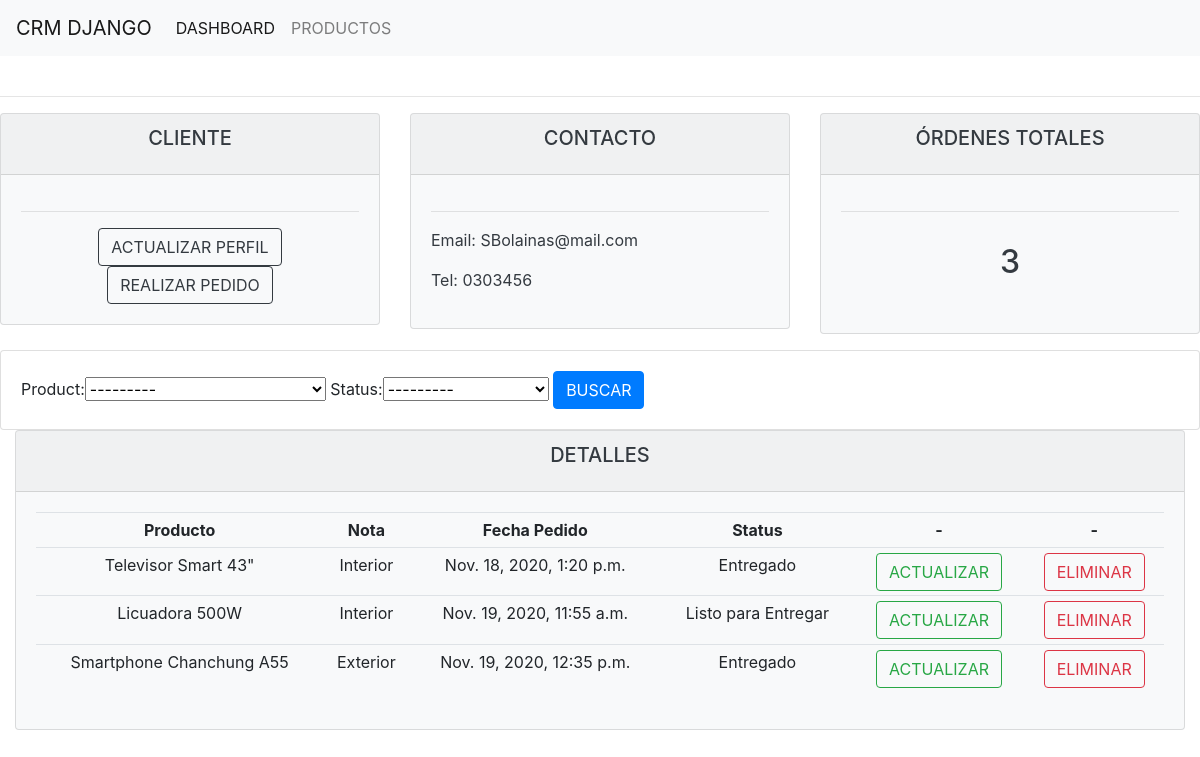
The app's page /customer/1/ with its own data.
### accounts/models.py (models this page shows, shortened)
class Customer(models.Model):
	name = models.CharField(max_length=200, null=True)
	phone = models.CharField(max_length=200, null=True)
	email = models.CharField(max_length=200, null=True)
	date_created = models.DateTimeField(auto_now_add=True, null=True)

class Order(models.Model):
	STATUS = (
			('Pendiente', 'Pendiente'),
			('Listo para Entregar', 'Listo para Entregar'),
			('Entregado', 'Entregado'),
			)
	customer = models.ForeignKey(Customer, null=True, on_delete= models.SET_NULL)
	product = models.ForeignKey(Product, null=True, on_delete= models.SET_NULL)
	date_created = models.DateTimeField(auto_now_add=True, null=True)
	status = models.CharField(max_length=200, null=True, choices=STATUS)
	note = models.CharField(max_length=1000, null=True)

class Product(models.Model):
	CATEGORY = (
			('Interior', 'Interior'),
			('Exterior', 'Exterior'),
			)
	name = models.CharField(max_length=200, null=True)
	price = models.FloatField(null=True)
	category = models.CharField(max_length=200, null=True, choices=CATEGORY)
	description = models.CharField(max_length=200, null=True, blank=True)
	date_created = models.DateTimeField(auto_now_add=True, null=True)
	tags = models.ManyToManyField(Tag)
	def __str__(self):
		return self.name

### accounts/views.py (the view)
# urls.py: path('customer/<str:pk>/', views.customer, name='customer'),
def customer(request,pk):
    customer = Customer.objects.get(id=pk)
    customer_order = customer.order_set.all()
    order_count = customer_order.count()
    myFilter = OrderFilter(request.GET, queryset=customer_order)
    customer_order = myFilter.qs
    context = {'customer':customer, 'customer_order':customer_order, 'order_count':order_count, 'myFilter':myFilter}
    return render(request, 'accounts/customer.html', context)

### accounts/templates/accounts/customer.html
{% extends 'accounts/main.html' %}
{% block content %}
<div class="main">
    <div class="row">
        <div class="col-md">
            <div class="card text-center text-dark bg-light  mb-3">
                  <div class="card-header">
                      <h5 class="card-title">CLIENTE</h5>
                  </div>
                  <div class="card-body">
                        <hr>
                        <td><a href="" type="button" class="btn btn-outline-dark">ACTUALIZAR PERFIL</a></td>
                        <td><a href="{% url 'create_order' customer.id %}" type="button" class="btn btn-outline-dark">REALIZAR PEDIDO</a></td>
                  </div>
            </div>
        </div>
        <div class="col-md">
            <div class="card text-center text-dark bg-light  mb-3">
                  <div class="card-header">
                      <h5 class="card-title">CONTACTO</h5>
                  </div>
                  <div class="card-body text-left">
                        <hr>
                        <p>Email: {{customer.email}}</p>
			            <p>Tel: {{customer.phone}}</p>
                  </div>
            </div>
        </div>
        <div class="col-md">
            <div class="card text-center text-dark bg-light  mb-3">
                <div class="card-header">
                    <h5 class="card-title">ÓRDENES TOTALES</h5>
                </div>
                <div class="card-body">
                    <hr>
                    <h1 style="text-align: center;padding: 10px">{{order_count}}</h1>
                </div>
            </div>
        </div>
    </div>
    <div class="row">
        <div class="col">
            <div class="card card-body">
                <form method="GET">
                    {{myFilter.form}}
                    <button class="btn btn-primary" type="submit">BUSCAR</button>
                </form>
            </div>
        </div>
    </div>
    <div class="row">
        <div class="col">
            <div class="col-md">
                <div class="card text-center text-dark bg-light  mb-3">
                      <div class="card-header">
                          <h5 class="card-title">DETALLES</h5>
                      </div>
                      <div class="card-body">
                        <table class="table table-sm">
                            <tr>
                                <th>Producto</th>
					            <th>Nota</th>
					            <th>Fecha Pedido</th>
					            <th>Status</th>
					            <th>-</th>
					            <th>-</th>
                            </tr>
                            {% for i in customer_order %}
                            <tr>
                                <td>{{i.product}}</td>
                                <td>{{i.product.category}}</td>
                                <td>{{i.date_created}}</td>
                                <td>{{i.status}}</td>
                                <td><a href="{% url 'update_order' i.id %}" class="btn btn-outline-success" tabindex="-1" role="button" aria-disabled="true">ACTUALIZAR</a></td>
                                <td><a href="{% url 'delete_order' i.id %}" class="btn btn-outline-danger" tabindex="-1" role="button" aria-disabled="true">ELIMINAR</a></td>
                            </tr>
                            {% endfor %}
                        </table>
                      </div>
                </div>
            </div>
        </div>
    </div>
</div>
{% endblock %}

### records on screen
Customer: email "SBolainas@mail.com", phone "0303456"
Order: product "Televisor Smart 43\"", product.category "Interior", date_created "Nov. 18, 2020, 1:20 p.m.", status "Entregado"
Order: product "Licuadora 500W", product.category "Interior", date_created "Nov. 19, 2020, 11:55 a.m.", status "Listo para Entregar"
Order: product "Smartphone Chanchung A55", product.category "Exterior", date_created "Nov. 19, 2020, 12:35 p.m.", status "Entregado"

### other values on screen
{{ order_count }} "3"
